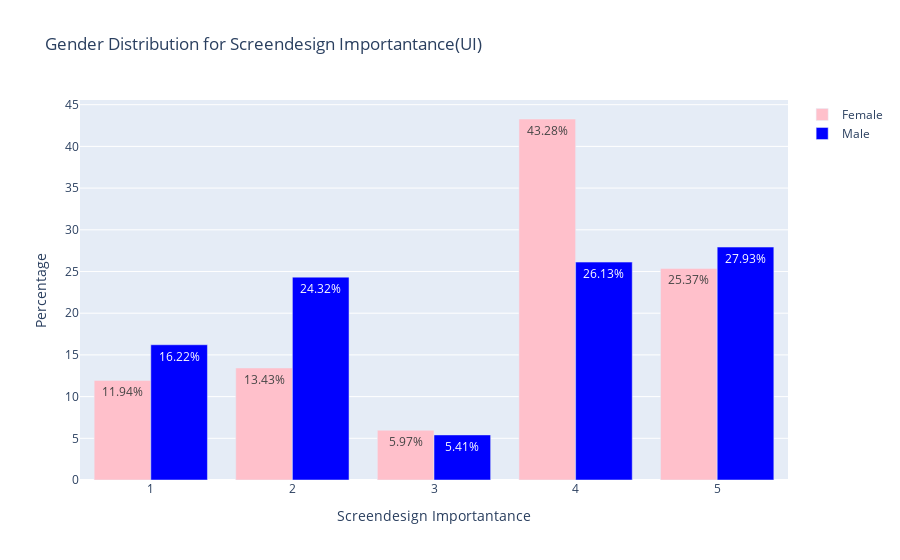

Notebook code cell kept with this figure:
### Code cell
#calculate percentage
female_count = female['screendesign_importantance'].value_counts().sort_index()
male_count = male['screendesign_importantance'].value_counts().sort_index()
total_count = df['screendesign_importantance'].value_counts().sort_index()
female_percentage = (female_count/female_count.sum())*100
male_percentage = (male_count/male_count.sum())*100

fig = go.Figure(data=[
    go.Bar(name='Female', x=female_percentage.index, y=female_percentage.values, 
           text=["{:.2f}%".format(val) for val in np.round(female_percentage.values, 2)], 
           textposition='auto', marker=dict(color='pink')),
    go.Bar(name='Male', x=male_percentage.index, y=male_percentage.values, 
           text=["{:.2f}%".format(val) for val in np.round(male_percentage.values, 2)], 
           textposition='auto', marker=dict(color='blue'))
])

fig.update_layout(title = "Gender Distribution for Screendesign Importantance(UI)", xaxis_title="Screendesign Importantance", yaxis_title = "Percentage")
fig.show()

### Figure 1 — Plotly figure (JSON) as saved in the notebook; plotly's stock layout.template omitted (floating-point values rounded to 4 significant figures)
{"data": [{"marker": {"color": "pink"}, "name": "Female", "text": ["11.94%", "13.43%", "5.97%", "43.28%", "25.37%"], "textposition": "auto", "type": "bar", "x": [1, 2, 3, 4, 5], "y": [11.94, 13.43, 5.97, 43.28, 25.37]}, {"marker": {"color": "blue"}, "name": "Male", "text": ["16.22%", "24.32%", "5.41%", "26.13%", "27.93%"], "textposition": "auto", "type": "bar", "x": [1, 2, 3, 4, 5], "y": [16.22, 24.32, 5.405, 26.13, 27.93]}], "layout": {"title": {"text": "Gender Distribution for Screendesign Importantance(UI)"}, "xaxis": {"title": {"text": "Screendesign Importantance"}}, "yaxis": {"title": {"text": "Percentage"}}}}
